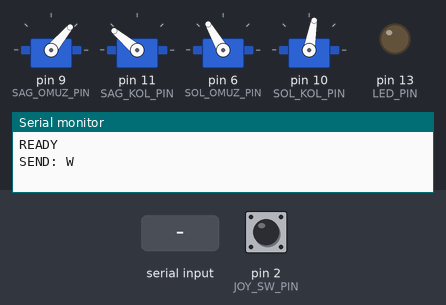
Recording of a sketch running on a simulated Arduino Uno, built with avr-gcc and run on an emulated ATmega328P. Parts: 4 × servo, output pins drawn as LEDs (lit = HIGH), the last lines printed to the serial monitor. The test bench sets the inputs (shaded band); at power-on: pin 2 (JOY_SW_PIN) HIGH.

Above: at 2.7 s.
2.8 s: pin 2 (JOY_SW_PIN) pulled LOW for 0.15 s
At 3.2 s:
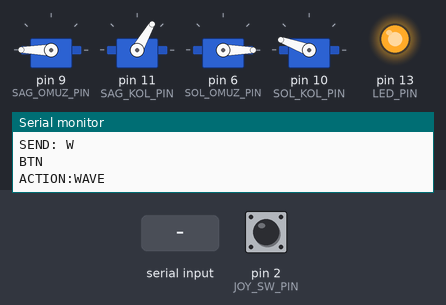
5.8 s: "W" received over Serial
At 8.23 s:
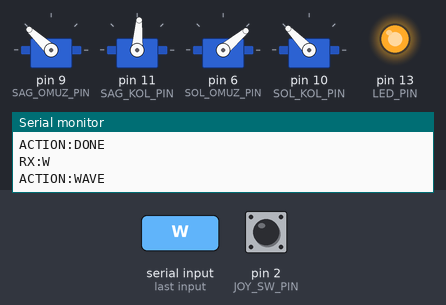
8.8 s: "w" received over Serial
At 11.55 s:
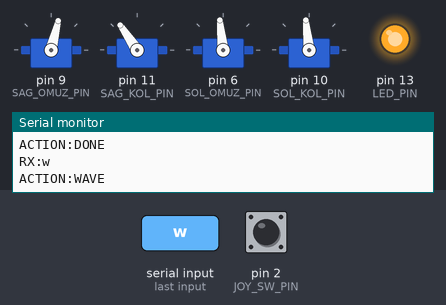
13.3 s: pin 2 (JOY_SW_PIN) pulled LOW for 1 s
At 16.23 s:
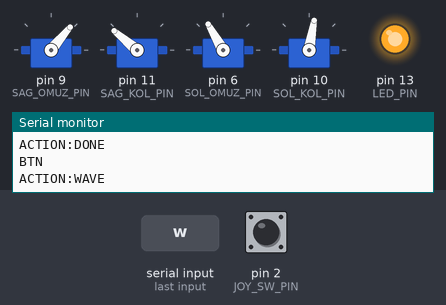
Timing chart, 0 to 17.3 s (numbered marks = the images above; inputs shaded):
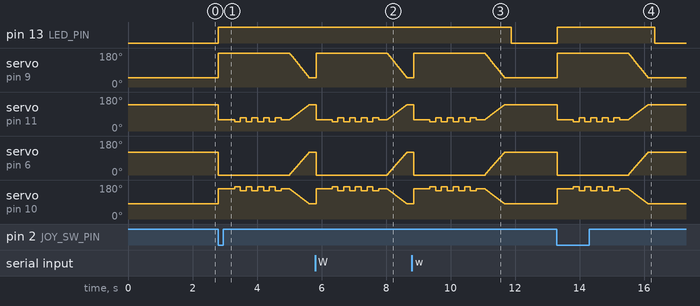

The sketch:

robot_wave_serial_test.ino
```cpp
#include <Servo.h>

const int SERIAL_BAUDRATE = 9600;

const int SAG_OMUZ_PIN = 9;
const int SAG_KOL_PIN = 11;
const int SOL_OMUZ_PIN = 6;
const int SOL_KOL_PIN = 10;
const int JOY_SW_PIN = 2;
const int LED_PIN = LED_BUILTIN;

Servo sagOmuz;
Servo sagKol;
Servo solOmuz;
Servo solKol;

bool oncekiJoystickButon = HIGH;

int sagOmuzHazir = 50;
int sagKolHazir = 140;
int solOmuzHazir = 120;
int solKolHazir = 80;

void hazirPozisyon() {
  sagOmuz.write(sagOmuzHazir);
  sagKol.write(sagKolHazir);
  solOmuz.write(solOmuzHazir);
  solKol.write(solKolHazir);
}

void elSalla() {
  Serial.println("ACTION:WAVE");
  digitalWrite(LED_PIN, HIGH);

  sagOmuz.attach(SAG_OMUZ_PIN);
  sagKol.attach(SAG_KOL_PIN);
  solOmuz.attach(SOL_OMUZ_PIN);
  solKol.attach(SOL_KOL_PIN);

  int sagOmuzYukari = 180;
  int solOmuzYukari = 0;
  int sagKolDuz = 60;
  int solKolDuz = 160;
  int sagKolYukari = 50;
  int sagKolAsagi = 70;
  int solKolYukari = 170;
  int solKolAsagi = 150;

  sagOmuz.write(sagOmuzYukari);
  solOmuz.write(solOmuzYukari);
  sagKol.write(sagKolDuz);
  solKol.write(solKolDuz);
  delay(500);

  for (int tekrar = 0; tekrar < 4; tekrar++) {
    sagKol.write(sagKolYukari);
    solKol.write(solKolYukari);
    delay(180);

    sagKol.write(sagKolAsagi);
    solKol.write(solKolAsagi);
    delay(180);
  }

  sagKol.write(sagKolDuz);
  solKol.write(solKolDuz);
  delay(250);

  for (int i = 0; i <= 30; i++) {
    int sagOmuzAci = map(i, 0, 30, sagOmuzYukari, sagOmuzHazir);
    int sagKolAci = map(i, 0, 30, sagKolDuz, sagKolHazir);
    int solOmuzAci = map(i, 0, 30, solOmuzYukari, solOmuzHazir);
    int solKolAci = map(i, 0, 30, solKolDuz, solKolHazir);

    sagOmuz.write(sagOmuzAci);
    sagKol.write(sagKolAci);
    solOmuz.write(solOmuzAci);
    solKol.write(solKolAci);
    delay(20);
  }

  delay(200);

  sagOmuz.detach();
  sagKol.detach();
  solOmuz.detach();
  solKol.detach();

  digitalWrite(LED_PIN, LOW);
  Serial.println("ACTION:DONE");
}

void setup() {
  pinMode(LED_PIN, OUTPUT);
  pinMode(JOY_SW_PIN, INPUT_PULLUP);
  digitalWrite(LED_PIN, LOW);

  Serial.begin(SERIAL_BAUDRATE);
  delay(1000);
  Serial.println("READY");
  Serial.println("SEND: W");

  sagOmuz.attach(SAG_OMUZ_PIN);
  sagKol.attach(SAG_KOL_PIN);
  solOmuz.attach(SOL_OMUZ_PIN);
  solKol.attach(SOL_KOL_PIN);
  hazirPozisyon();
  delay(500);
  sagOmuz.detach();
  sagKol.detach();
  solOmuz.detach();
  solKol.detach();
}

void loop() {
  bool joystickButon = digitalRead(JOY_SW_PIN);

  if (oncekiJoystickButon == HIGH && joystickButon == LOW) {
    Serial.println("BTN");
    elSalla();
  }
  oncekiJoystickButon = joystickButon;

  while (Serial.available() > 0) {
    char ch = static_cast<char>(Serial.read());
    Serial.print("RX:");
    Serial.println(ch);
    if (ch == 'W' || ch == 'w') {
      elSalla();
    }
  }

  delay(20);
}
```
